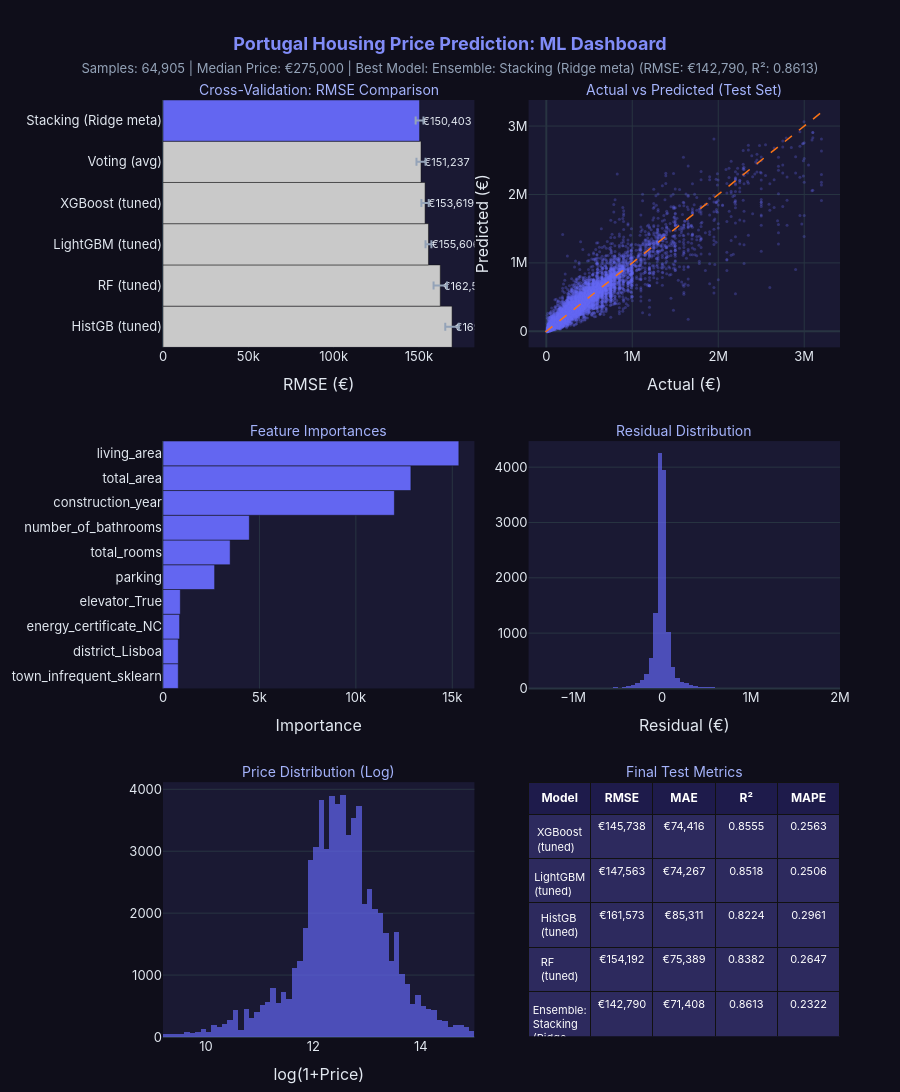

Notebook code cell kept with this figure:
### Markdown cell above
---
## 16. Dashboard

### Code cell
from portugal_housing.plots import dashboard_portugal_housing

dashboard_fig = dashboard_portugal_housing(
    df=df,
    cv_results=ensemble_cv,
    final_metrics=all_metrics,
    final_models=final_models,
    X_test=X_test,
    y_test=y_test,
    feature_names=feature_names,
    out_path=str(FIG_DIR / "dashboard_portugal_housing.html"),
)
dashboard_fig.show()

### Figure 1 — Plotly figure (JSON) as saved in the notebook; plotly's stock layout.template omitted (floating-point values rounded to 4 significant figures; data arrays with more than 128 entries replaced by an {"elided": "..."} marker saying what was removed)
{"data": [{"error_x": {"array": [3978.0, 3930.0, 1730.0, 2147.0, 2653.0, 2293.0], "color": "#94a3b8", "type": "data"}, "marker": {"color": ["#C9C9C9", "#C9C9C9", "#C9C9C9", "#C9C9C9", "#C9C9C9", "#6366f1"]}, "orientation": "h", "showlegend": false, "text": ["€169,443", "€162,525", "€155,606", "€153,619", "€151,237", "€150,403"], "textfont": {"size": 11}, "textposition": "outside", "type": "bar", "x": [169400.0, 162500.0, 155600.0, 153600.0, 151200.0, 150400.0], "xaxis": "x", "y": ["HistGB (tuned)", "RF (tuned)", "LightGBM (tuned)", "XGBoost (tuned)", "Voting (avg)", "Stacking (Ridge meta)"], "yaxis": "y"}, {"marker": {"color": "#6366f1", "opacity": 0.3, "size": 3}, "mode": "markers", "name": "Predictions", "showlegend": false, "type": "scatter", "x": {"elided": "12981 float values"}, "xaxis": "x2", "y": {"elided": "12981 float values"}, "yaxis": "y2"}, {"line": {"color": "#f97316", "dash": "dash", "width": 1.5}, "mode": "lines", "showlegend": false, "type": "scatter", "x": [-9982.0, 3200000.0], "xaxis": "x2", "y": [-9982.0, 3200000.0], "yaxis": "y2"}, {"marker": {"color": "#6366f1"}, "orientation": "h", "showlegend": false, "type": "bar", "x": [793, 795, 861, 899, 2678, 3483, 4477, 11998, 12853, 15339], "xaxis": "x3", "y": ["town_infrequent_sklearn", "district_Lisboa", "energy_certificate_NC", "elevator_True", "parking", "total_rooms", "number_of_bathrooms", "construction_year", "total_area", "living_area"], "yaxis": "y3"}, {"marker": {"color": "#6366f1"}, "nbinsx": 80, "opacity": 0.7, "showlegend": false, "type": "histogram", "x": {"elided": "12981 float values"}, "xaxis": "x4", "yaxis": "y4"}, {"marker": {"color": "#6366f1"}, "nbinsx": 80, "opacity": 0.7, "showlegend": false, "type": "histogram", "x": {"elided": "64905 float values"}, "xaxis": "x5", "yaxis": "y5"}, {"cells": {"align": "center", "fill": {"color": [["#2d2a5e", "#2d2a5e", "#2d2a5e", "#2d2a5e", "#2d2a5e"]]}, "font": {"color": "white", "size": 11}, "height": 28, "values": [["XGBoost (tuned)", "LightGBM (tuned)", "HistGB (tuned)", "RF (tuned)", "Ensemble: Stacking (Ridge meta)"], ["€145,738", "€147,563", "€161,573", "€154,192", "€142,790"], ["€74,416", "€74,267", "€85,311", "€75,389", "€71,408"], ["0.8555", "0.8518", "0.8224", "0.8382", "0.8613"], ["0.2563", "0.2506", "0.2961", "0.2647", "0.2322"]]}, "domain": {"x": [0.54, 1.0], "y": [0.0, 0.272]}, "header": {"align": "center", "fill": {"color": "#1e1b4b"}, "font": {"color": "white", "size": 12}, "height": 32, "values": ["<b>Model</b>", "<b>RMSE</b>", "<b>MAE</b>", "<b>R²</b>", "<b>MAPE</b>"]}, "type": "table"}], "layout": {"annotations": [{"font": {"color": "#a5b4fc", "size": 14}, "showarrow": false, "text": "Cross-Validation: RMSE Comparison", "x": 0.23, "xanchor": "center", "xref": "paper", "y": 1.0, "yanchor": "bottom", "yref": "paper"}, {"font": {"color": "#a5b4fc", "size": 14}, "showarrow": false, "text": "Actual vs Predicted (Test Set)", "x": 0.77, "xanchor": "center", "xref": "paper", "y": 1.0, "yanchor": "bottom", "yref": "paper"}, {"font": {"color": "#a5b4fc", "size": 14}, "showarrow": false, "text": "Feature Importances", "x": 0.23, "xanchor": "center", "xref": "paper", "y": 0.636, "yanchor": "bottom", "yref": "paper"}, {"font": {"color": "#a5b4fc", "size": 14}, "showarrow": false, "text": "Residual Distribution", "x": 0.77, "xanchor": "center", "xref": "paper", "y": 0.636, "yanchor": "bottom", "yref": "paper"}, {"font": {"color": "#a5b4fc", "size": 14}, "showarrow": false, "text": "Price Distribution (Log)", "x": 0.23, "xanchor": "center", "xref": "paper", "y": 0.272, "yanchor": "bottom", "yref": "paper"}, {"font": {"color": "#a5b4fc", "size": 14}, "showarrow": false, "text": "Final Test Metrics", "x": 0.77, "xanchor": "center", "xref": "paper", "y": 0.272, "yanchor": "bottom", "yref": "paper"}], "font": {"color": "#e2e8f0", "family": "Inter, system-ui, sans-serif", "size": 13}, "height": 1150, "margin": {"b": 40, "l": 60, "r": 60, "t": 100}, "paper_bgcolor": "#0f0e1a", "plot_bgcolor": "#1a1933", "title": {"font": {"color": "#818cf8", "size": 18}, "text": "<b>Portugal Housing Price Prediction: ML Dashboard</b><br><span style='font-size:13px; color:#94a3b8'>Samples: 64,905 | Median Price: €275,000 | Best Model: Ensemble: Stacking (Ridge meta) (RMSE: €142,790, R²: 0.8613)</span>", "x": 0.5, "xanchor": "center"}, "xaxis": {"anchor": "y", "domain": [0.0, 0.46], "title": {"text": "RMSE (€)"}}, "xaxis2": {"anchor": "y2", "domain": [0.54, 1.0], "title": {"text": "Actual (€)"}}, "xaxis3": {"anchor": "y3", "domain": [0.0, 0.46], "title": {"text": "Importance"}}, "xaxis4": {"anchor": "y4", "domain": [0.54, 1.0], "title": {"text": "Residual (€)"}}, "xaxis5": {"anchor": "y5", "domain": [0.0, 0.46], "title": {"text": "log(1+Price)"}}, "yaxis": {"anchor": "x", "domain": [0.736, 1.0]}, "yaxis2": {"anchor": "x2", "domain": [0.736, 1.0], "title": {"text": "Predicted (€)"}}, "yaxis3": {"anchor": "x3", "domain": [0.372, 0.636]}, "yaxis4": {"anchor": "x4", "domain": [0.372, 0.636]}, "yaxis5": {"anchor": "x5", "domain": [0.0, 0.272]}}}
